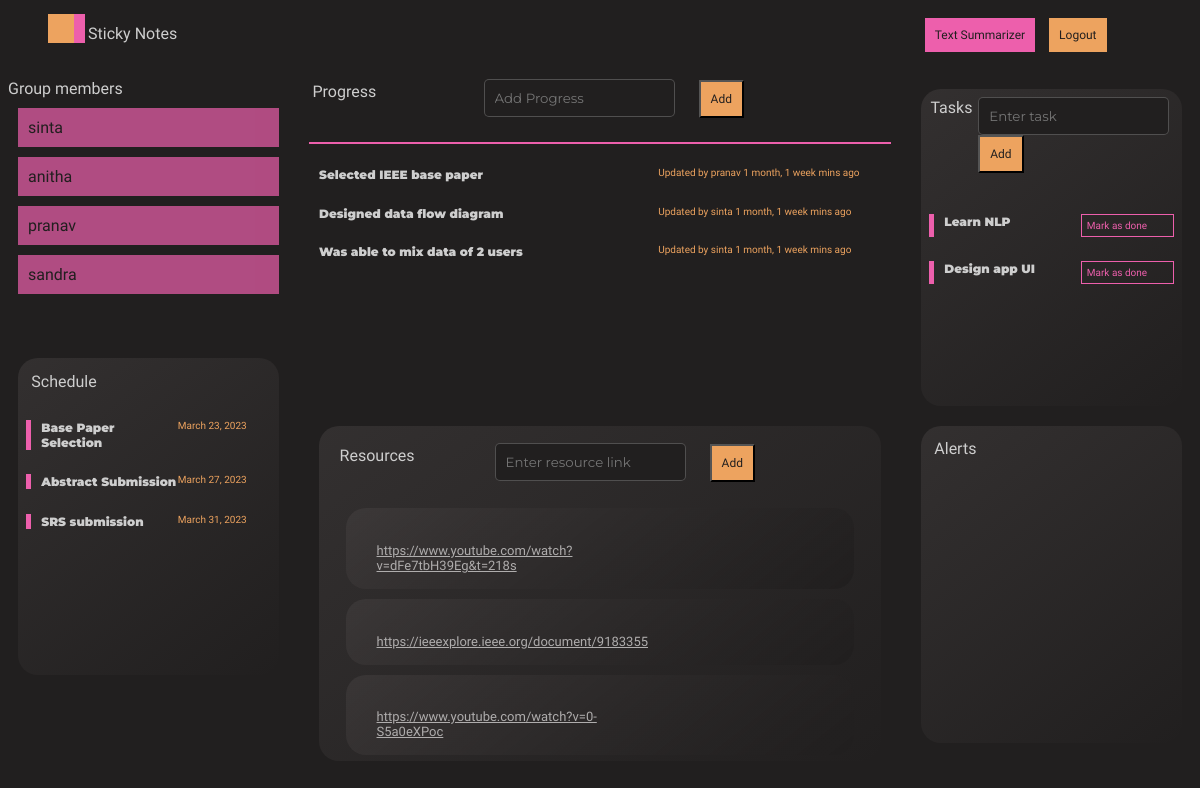
The app's page /main/1/Text Summarizer with its own data.
### base/models.py (models this page shows, shortened)
class Member(models.Model):
    user=models.OneToOneField(User,on_delete=models.CASCADE,null=True)
    projectname=models.CharField(max_length=200)
    def __str__(self):
        return self.user.username

class Schedule(models.Model):
    project=models.ForeignKey(Project,on_delete=models.SET_NULL,null=True)
    title=models.CharField(max_length=200)
    date=models.DateField()

class Progress(models.Model):
    user=models.ForeignKey(User,on_delete=models.SET_NULL,null=True)
    project=models.ForeignKey(Project,on_delete=models.SET_NULL,null=True)
    commit=models.CharField(max_length=200)
    created=models.DateTimeField(auto_now_add=True)

class Resource(models.Model):
    project=models.ForeignKey(Project,on_delete=models.SET_NULL,null=True)
    link=models.URLField(max_length=1000)

class Todo(models.Model):
    project=models.ForeignKey(Project,on_delete=models.SET_NULL,null=True)
    tasks=models.CharField(max_length=200)
    updated=models.DateTimeField(auto_now=True)

### base/views.py (the view, shortened to what this page needs)
# urls.py: path('main/<str:user>/<str:projectname>',views.main,name="main"),
def main(request,user,projectname):
    project=Project.objects.get(name=projectname)
    members=Member.objects.filter(Q(projectname__icontains=project))
    schedule=Schedule.objects.filter(Q(project=project))
    progress=Progress.objects.filter(Q(project=project))
    tasks=Todo.objects.filter(Q(project=project))
    links=Resource.objects.filter(Q(project=project))
    start=datetime.date.today()
    end=start+datetime.timedelta(days=2)
    print(start)
    print(end)
    alerts=Schedule.objects.filter(Q(date__range=[start,end])&Q(project=project))
    print(alerts)
    context={'user':user,'members':members,'schedule':schedule,'progress':progress,'tasks':tasks,'projectname':projectname,'links':links,'alerts':alerts}
    return render(request,'base/main.html',context)

### base/models.py (called while the page is built)
    def __str__(self):
        return self.name

### base/templates/base/main.html (shortened to what this page needs)
{% load static %}
<html>
    <head>
        <link rel="stylesheet" href="{% static 'styles/style.css' %}?{% now 'U' %}">
    </head>
    <body>
        <div class="mainbody">
        <div class="navbar">
            <ul>
            <li class="name">Sticky Notes</li>
            <li><a href="" class="signup">{{projectname}}</a></li>
            <li><a href="{% url 'logout' %}" class="login">Logout</a></li>
            </ul>
        </div>
        <div class="dash-container">
            <div class="split">
                <div class="grpmembers">
                Group members
                {% for member in members %}
                <div class="member">
                    {{member}}
                </div>
                {% endfor %}
                </div>
                <div class="card schedules">
                    <div class="h">Schedule</div>
                    {% for schedule in schedule %}
                    <div class="rowwise">
                        <div class="point"></div>
                        <div class="sh">{{schedule.title}}</div>
                        <div class="time">{{schedule.date}}</div>
                    </div>
                    {% endfor %}
                </div>
            </div>
            <div class="middle">
                <div class="progress">
                    <div class="row2"><div class="h">Progress</div>
                    <form method="POST" action="">
                        <input type="text" name="commit" class="textfield" placeholder="Add Progress"/>
                        <input type="submit" value="Add" name="progress" class="login"/></div>
                    <hr>
                    {% for progress in progress %}
                    <div class="commit">
                        <div class="sh">{{progress.commit}}</div>
                        <div class="time">Updated  by {{progress.user}} {{progress.created|timesince}} mins ago</div>
                    </div>
                    {% endfor %}
                </div>
                <div class="card resources">
                    <div class="row2"><div class="h">Resources</div>
                    <form method="POST" action="">
                        <input type="text" name="link" class="textfield" placeholder="Enter resource link"/>
                        <input type="submit" value="Add" name="resource" class="login"/>
                    </form>
                    </div>
                    <div class="hi">
                    {% for link in links %}
                    <div class="row2wise">
                    <div class="commit">
                    <a href="{{link.link}}" class="links">{{link.link}}</a>
                    </div>
                    </div>
                    {% endfor %}
                </div>
                </div>
            </div>
            <div class="middle">
                <div class="card todo">
                    <div class="row3"><div class="h">Tasks</div>
                    <form method="POST" action="">
                        <input type="text" name="tasks" class="textfield" placeholder="Enter task"/>
                        <input type="submit" value="Add" name="task" class="login"/></form></div>
                    {% for task in tasks %}
                    <div class="rowwise">
                        <div class="point"></div>
                        <div class="sh">{{task.tasks}}</div>
                        <a href="{% url 'markasdone' user projectname task.id %}" class="mark">Mark as done</a>
                    </div>
                    {% endfor %}
                </div>
                <div class="card alert">
                    <div class="h">Alerts</div>
                </div>
            </div>
        </div>
    </div>
    </body>
</html>

### static/styles/style.css (style rules this page uses)
* { color: #CECECE; font-family: "Zen Dots"; }
body { background-image: url("bg.png"); background-repeat: no-repeat; background-size: cover; }
.navbar { padding: 10px; }
.name { padding-left: 40px; padding-top: 10px; background-image: url("icon.png"); background-repeat: no-repeat; background-position: -10px; height:40px; }
li { display: inline; }
.signup { margin-left: 65%; margin-right: 10px; background-color: #ED5FAC; font-size: 12px; padding: 10px; color: #211F1F; text-decoration-line: none; }
.login { background-color: #EDA35F; font-size: 12px; padding: 10px; color: #211F1F; text-decoration-line: none; }
input[type=text] { background-color: #211F1F; border:1px solid rgba(217, 217, 217, 0.26); color: #ffffff; font-family: 'Montserrat'; padding:10px; }
.mainbody { margin:-10px; background-color: #211F1F; overflow: hidden; }
.dash-container { height: 100%; display: grid; grid-template-columns: 1.5fr 3fr 1.5fr; }
.middle { margin:10px; display: grid; grid-template-rows: 1fr 3fr; }
.progress { overflow:auto; margin-bottom: 2%; }
.card { height:300px; overflow:auto; background: linear-gradient(141.91deg, rgba(78, 73, 73, 0.4) 0%, #211F1F 100%); border-radius: 20px; padding:3%; margin:10px; }
.h { padding: 2%; }
.rowwise { display: grid; grid-template-columns: 2% 60% 38%; margin-top: 10%; }
.point { background-color: #ED5FAC; }
.sh { font-family: 'Montserrat'; font-weight: 900; font-size: 12px; margin-left: 10px; margin-right: 0.3%; }
.time { color:#EDA35F; font-size: 10px; }
.commit { display: grid; grid-template-columns: 60% 40%; margin-top: 4%; }
hr { border:1px solid #ED5FAC; }
.row2 { display: grid; grid-template-columns: 30% 50% 20%; }
.row3 { display: grid; grid-template-columns: 20% 60%; }
.row2wise { background: linear-gradient(141.91deg, rgba(78, 73, 73, 0.4) 0%, #211F1F 100%); border-radius: 20px; padding:3%; margin:10px; }
.links { margin-left: 5%; font-size: small; color:#afadad; }
.textfield { background-color: #211F1F; box-sizing: border-box; border: 1.5px solid #676666 ; border-radius: 5px; padding:5px; margin-right:20px; }
.mark { border:1px solid #ED5FAC; padding: 5px; text-decoration-line: none; color: #ED5FAC; font-size: 10px; }
.split { margin:10px; display: grid; grid-template-rows: 20% 80%; }
.member { background-color:#ED5FAC; opacity:0.7; color:#211F1F; padding:10px; margin:10px; }
.grpmembers { overflow: auto; margin-bottom: 2%; }

### records on screen
Member: user.username "sinta"
Member: user.username "anitha"
Member: user.username "pranav"
Member: user.username "sandra"
Schedule: title "Base Paper Selection", date "March 23, 2023"
Schedule: title "Abstract Submission", date "March 27, 2023"
Schedule: title "SRS submission", date "March 31, 2023"
Progress: commit "Selected IEEE base paper", user "pranav", created "1 month, 1 week"
Progress: commit "Designed data flow diagram", user "sinta", created "1 month, 1 week"
Progress: commit "Was able to mix data of 2 users", user "sinta", created "1 month, 1 week"
Resource: link "https://www.youtube.com/watch?v=dFe7tbH39Eg&t=218s"
Resource: link "https://ieeexplore.ieee.org/document/9183355"
Resource: link "https://www.youtube.com/watch?v=0-S5a0eXPoc"
Todo: tasks "Learn NLP"
Todo: tasks "Design app UI"

### other values on screen
{{ projectname }} "Text Summarizer"
